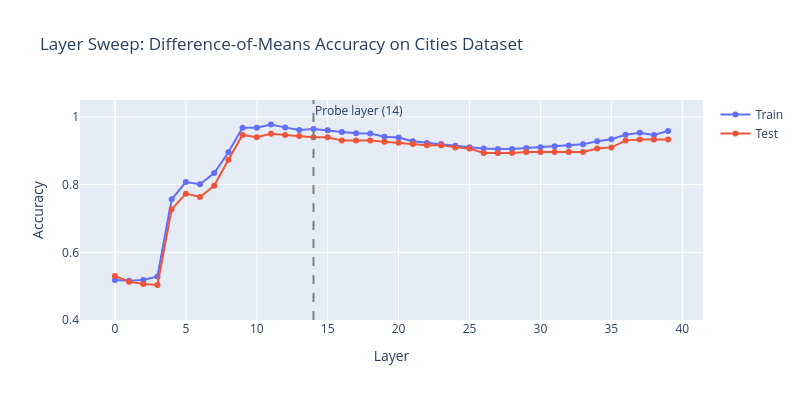

Notebook cell for this chart:
### Markdown cell above
Sweeps all model layers on `cities` using a seed-42 random 80/20 split and a difference-of-means classifier centered at the class midpoint. The table and curves compare train/test accuracy by layer; the reported best layer is selected on this test split, without an independent validation set.

### Code cell
def layer_sweep_accuracy(
    statements: list[str],
    labels: Float[Tensor, " n"],
    model: AutoModelForCausalLM,
    tokenizer: AutoTokenizer,
    layers: list[int],
    train_frac: float = 0.8,
    batch_size: int = 25,
) -> dict[str, list[float]]:
    """
    For each layer, train a difference-of-means classifier and compute train/test accuracy.

    Args:
        statements: List of statements.
        labels: Binary labels (1=true, 0=false).
        model: The language model.
        tokenizer: The tokenizer.
        layers: List of layer indices to sweep over.
        train_frac: Fraction of data for training.
        batch_size: Batch size for activation extraction.

    Returns:
        Dict with keys "train_acc" and "test_acc", each a list of accuracies per layer.
    """
    n_train = int(train_frac * len(statements))
    perm = t.randperm(len(statements))
    train_idx = perm[:n_train]
    test_idx = perm[n_train:]

    train_statements = [statements[i] for i in train_idx]
    test_statements = [statements[i] for i in test_idx]
    train_labels = labels[train_idx]
    test_labels = labels[test_idx]
    
    train_acts = extract_activations(train_statements, model, tokenizer, layers, batch_size)
    test_acts = extract_activations(test_statements, model, tokenizer, layers, batch_size)

    train_accuracies = []
    test_accuracies = []

    for layer in layers:
        tr_acts = train_acts[layer]
        te_acts = test_acts[layer]

        mean_act_true = tr_acts[train_labels == 1].mean(dim=0)
        mean_act_false = tr_acts[train_labels == 0].mean(dim=0)
        midpoint = (mean_act_false + mean_act_true) / 2
        direction = mean_act_true - mean_act_false

        train_preds = (((tr_acts - midpoint) @ direction) > 0).float()
        test_preds = (((te_acts - midpoint) @ direction) > 0).float()

        train_accuracy = (train_preds == train_labels).float().mean().item()
        test_accuracy = (test_preds == test_labels).float().mean().item()
        train_accuracies.append(train_accuracy)
        test_accuracies.append(test_accuracy)

    results = {"train_acc": train_accuracies, "test_acc": test_accuracies}
    return results

    raise NotImplementedError()


t.manual_seed(42)
all_layers = list(range(NUM_LAYERS))
cities_statements = datasets["cities"]["statement"].tolist()
cities_labels = t.tensor(datasets["cities"]["label"].values, dtype=t.float32)

sweep_results = layer_sweep_accuracy(cities_statements, cities_labels, model, tokenizer, all_layers)

# Print results as a table
sweep_df = pd.DataFrame(
    {
        "Layer": all_layers,
        "Train Acc": [f"{a:.3f}" for a in sweep_results["train_acc"]],
        "Test Acc": [f"{a:.3f}" for a in sweep_results["test_acc"]],
    }
)
display(sweep_df)

# Plot
fig = go.Figure()
fig.add_trace(go.Scatter(x=all_layers, y=sweep_results["train_acc"], mode="lines+markers", name="Train"))
fig.add_trace(go.Scatter(x=all_layers, y=sweep_results["test_acc"], mode="lines+markers", name="Test"))
fig.add_vline(x=PROBE_LAYER, line_dash="dash", line_color="gray", annotation_text=f"Probe layer ({PROBE_LAYER})")
fig.update_layout(
    title="Layer Sweep: Difference-of-Means Accuracy on Cities Dataset",
    xaxis_title="Layer",
    yaxis_title="Accuracy",
    yaxis_range=[0.4, 1.05],

    height=400,
    width=800,
)
fig.show()

best_layer = all_layers[int(np.argmax(sweep_results["test_acc"]))]
print(f"\nBest layer by test accuracy: {best_layer} ({max(sweep_results['test_acc']):.3f})")
print(f"Configured probe layer: {PROBE_LAYER} ({sweep_results['test_acc'][PROBE_LAYER]:.3f})")

### Figure 1 — Plotly figure (JSON) as saved in the notebook; plotly's stock layout.template omitted (floating-point values rounded to 4 significant figures)
{"data": [{"mode": "lines+markers", "name": "Train", "type": "scatter", "x": [0, 1, 2, 3, 4, 5, 6, 7, 8, 9, 10, 11, 12, 13, 14, 15, 16, 17, 18, 19, 20, 21, 22, 23, 24, 25, 26, 27, 28, 29, 30, 31, 32, 33, 34, 35, 36, 37, 38, 39], "y": [0.5184, 0.5159, 0.5184, 0.5284, 0.7567, 0.8077, 0.801, 0.8344, 0.8955, 0.9682, 0.9682, 0.9774, 0.9691, 0.9615, 0.964, 0.9607, 0.9557, 0.9515, 0.9507, 0.9415, 0.939, 0.9281, 0.9231, 0.9197, 0.9147, 0.9105, 0.9064, 0.9055, 0.9055, 0.908, 0.9105, 0.913, 0.9156, 0.9189, 0.9281, 0.9339, 0.9473, 0.9532, 0.9465, 0.9582]}, {"mode": "lines+markers", "name": "Test", "type": "scatter", "x": [0, 1, 2, 3, 4, 5, 6, 7, 8, 9, 10, 11, 12, 13, 14, 15, 16, 17, 18, 19, 20, 21, 22, 23, 24, 25, 26, 27, 28, 29, 30, 31, 32, 33, 34, 35, 36, 37, 38, 39], "y": [0.53, 0.5133, 0.5067, 0.5033, 0.7267, 0.7733, 0.7633, 0.7967, 0.8733, 0.9467, 0.94, 0.95, 0.9467, 0.9433, 0.94, 0.94, 0.93, 0.93, 0.93, 0.9267, 0.9233, 0.92, 0.9167, 0.9167, 0.91, 0.9067, 0.8933, 0.8933, 0.8933, 0.8967, 0.8967, 0.8967, 0.8967, 0.8967, 0.9067, 0.91, 0.93, 0.9333, 0.9333, 0.9333]}], "layout": {"annotations": [{"showarrow": false, "text": "Probe layer (14)", "x": 14, "xanchor": "left", "xref": "x", "y": 1, "yanchor": "top", "yref": "y domain"}], "height": 400, "shapes": [{"line": {"color": "gray", "dash": "dash"}, "type": "line", "x0": 14, "x1": 14, "xref": "x", "y0": 0, "y1": 1, "yref": "y domain"}], "title": {"text": "Layer Sweep: Difference-of-Means Accuracy on Cities Dataset"}, "width": 800, "xaxis": {"title": {"text": "Layer"}}, "yaxis": {"range": [0.4, 1.05], "title": {"text": "Accuracy"}}}}
